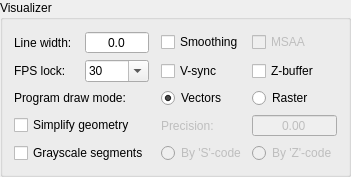
          <widget class="GroupBox" name="grpVisualizer">
           <property name="title">
            <string>Visualizer</string>
           </property>
           <layout class="QVBoxLayout" name="verticalLayout_2">
            <item>
             <layout class="QGridLayout" name="gridLayout_5">
              <item row="1" column="4">
               <widget class="QCheckBox" name="chkZBuffer">
                <property name="text">
                 <string>Z-buffer</string>
                </property>
               </widget>
              </item>
              <item row="0" column="4">
               <widget class="QCheckBox" name="radMSAA">
                <property name="enabled">
                 <bool>false</bool>
                </property>
                <property name="text">
                 <string>MSAA</string>
                </property>
               </widget>
              </item>
              <item row="0" column="0">
               <layout class="QHBoxLayout" name="horizontalLayout_4">
                <item>
                 <widget class="QLabel" name="label_5">
                  <property name="text">
                   <string>Line width:</string>
                  </property>
                 </widget>
                </item>
                <item>
                 <widget class="QDoubleSpinBox" name="txtLineWidth">
                  <property name="alignment">
                   <set>Qt::AlignCenter</set>
                  </property>
                  <property name="buttonSymbols">
                   <enum>QAbstractSpinBox::NoButtons</enum>
                  </property>
                  <property name="decimals">
                   <number>1</number>
                  </property>
                  <property name="maximum">
                   <double>9.000000000000000</double>
                  </property>
                 </widget>
                </item>
               </layout>
              </item>
              <item row="1" column="0">
               <layout class="QHBoxLayout" name="horizontalLayout_7">
                <item>
                 <widget class="QLabel" name="label_7">
                  <property name="text">
                   <string>FPS lock:</string>
                  </property>
                 </widget>
                </item>
                <item>
                 <widget class="QComboBox" name="cboFps">
                  <property name="inputMethodHints">
                   <set>Qt::ImhDigitsOnly|Qt::ImhFormattedNumbersOnly</set>
                  </property>
                  <property name="editable">
                   <bool>true</bool>
                  </property>
                  <item>
                   <property name="text">
                    <string>30</string>
                   </property>
                  </item>
                  <item>
                   <property name="text">
                    <string>60</string>
                   </property>
                  </item>
                  <item>
                   <property name="text">
                    <string>120</string>
                   </property>
                  </item>
                 </widget>
                </item>
               </layout>
              </item>
              <item row="2" column="0">
               <widget class="QLabel" name="label_6">
                <property name="text">
                 <string>Program draw mode:</string>
                </property>
               </widget>
              </item>
              <item row="2" column="3">
               <widget class="QRadioButton" name="radDrawModeVectors">
                <property name="text">
                 <string>Vectors</string>
                </property>
                <property name="checked">
                 <bool>true</bool>
                </property>
                <property name="autoExclusive">
                 <bool>false</bool>
                </property>
               </widget>
              </item>
              <item row="2" column="4">
               <widget class="QRadioButton" name="radDrawModeRaster">
                <property name="text">
                 <string>Raster</string>
                </property>
                <property name="autoExclusive">
                 <bool>false</bool>
                </property>
               </widget>
              </item>
              <item row="0" column="2">
               <spacer name="horizontalSpacer_5">
                <property name="orientation">
                 <enum>Qt::Horizontal</enum>
                </property>
                <property name="sizeType">
                 <enum>QSizePolicy::Fixed</enum>
                </property>
                <property name="sizeHint" stdset="0">
                 <size>
                  <width>6</width>
                  <height>20</height>
                 </size>
                </property>
               </spacer>
              </item>
              <item row="4" column="4">
               <widget class="QRadioButton" name="radGrayscaleZ">
                <property name="enabled">
                 <bool>false</bool>
                </property>
                <property name="text">
                 <string>By 'Z'-code</string>
                </property>
                <property name="autoExclusive">
                 <bool>false</bool>
                </property>
               </widget>
              </item>
              <item row="4" column="3">
               <widget class="QRadioButton" name="radGrayscaleS">
                <property name="enabled">
                 <bool>false</bool>
                </property>
                <property name="text">
                 <string>By 'S'-code</string>
                </property>
                <property name="autoExclusive">
                 <bool>false</bool>
                </property>
               </widget>
              </item>
              <item row="4" column="0">
               <widget class="QCheckBox" name="chkGrayscale">
                <property name="text">
                 <string>Grayscale segments</string>
                </property>
               </widget>
              </item>
              <item row="3" column="4">
               <widget class="QDoubleSpinBox" name="txtSimplifyPrecision">
                <property name="enabled">
                 <bool>false</bool>
                </property>
                <property name="alignment">
                 <set>Qt::AlignCenter</set>
                </property>
                <property name="buttonSymbols">
                 <enum>QAbstractSpinBox::NoButtons</enum>
                </property>
                <property name="decimals">
                 <number>2</number>
                </property>
                <property name="maximum">
                 <double>99.000000000000000</double>
                </property>
               </widget>
              </item>
              <item row="3" column="0">
               <widget class="QCheckBox" name="chkSimplify">
                <property name="text">
                 <string>Simplify geometry</string>
                </property>
               </widget>
              </item>
              <item row="3" column="3">
               <widget class="QLabel" name="lblSimpilyPrecision">
                <property name="enabled">
                 <bool>false</bool>
                </property>
                <property name="text">
                 <string>Precision:</string>
                </property>
               </widget>
              </item>
              <item row="1" column="3">
               <widget class="QCheckBox" name="chkVSync">
                <property name="text">
                 <string>V-sync</string>
                </property>
               </widget>
              </item>
              <item row="0" column="3">
               <widget class="QCheckBox" name="chkAntialiasing">
                <property name="text">
                 <string>Smoothing</string>
                </property>
               </widget>
              </item>
             </layout>
            </item>
           </layout>
          </widget>
